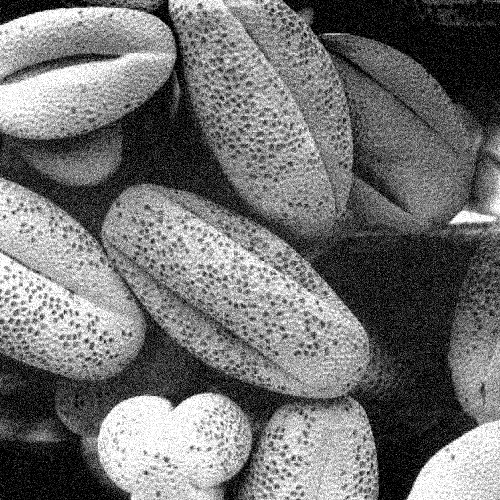
#> input picture Data/q3a.png, 500 x 500 px
$ python Q3a.py
#> lines starting #> are read from the running program, lines starting #| are printed output that depends on the picture; after the words box and inside, x2 and y2 are one past the last pixel; in counts of white or black regions, pixels touching at a corner belong together
#> further down, img is the input picture: shape (500, 500); min 0, max 255, mean 113.3
import cv2
import numpy as np
import math

def getDFT(img): # DFT function
	imgShape = img.shape
#> imgShape = (500, 500)
	imgResult = img.copy()
	for i in range(imgShape[0]):
		for j in range(imgShape[1]):
			imgResult[i,j] = ((-1)**(i+j))*img[i,j]
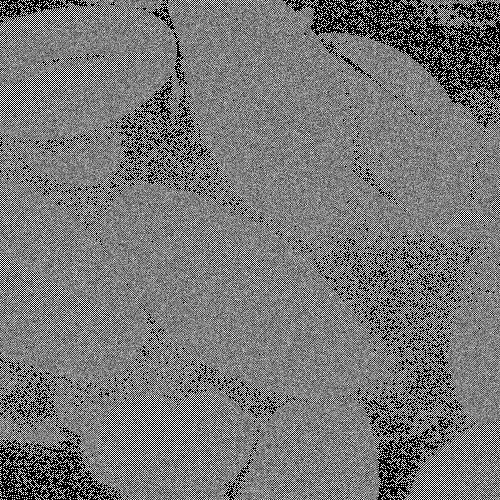
#> imgResult: shape (500, 500); min 0, max 255, mean 119
	return np.fft.fft2(imgResult)

def getLogDFT(img): # DFT + log for getting DFT of image
	imgFFT = getDFT(img)
	imgFFT = np.abs(imgFFT)
	imgLogFFT = logTrans(imgFFT)

	return imgLogFFT

def IDFT(img): # IDFT function
	imgShape = img.shape
	imgResult = img.copy()
	imgIFFT = np.real(np.fft.ifft2(img))
	for i in range(imgShape[0]):
		for j in range(imgShape[1]):
			imgResult[i,j] = ((-1)**(i+j))*imgIFFT[i,j]
	return imgResult.astype("uint8")

def logTrans(img):
	maxVal = np.amax(img) # max value in image
#> maxVal = 29755480
	cTarns = 255.0/np.log(1+maxVal) # scaling factor which sets max value to 255
#> cTarns = 14.82

	imgTrans = cTarns*(np.log(img+1.001)) # log transformation
	imgTrans = imgTrans.astype("uint8") # converting back to image format

	return imgTrans

def smooth(img,kernel):
	imgShape = img.shape
#> imgShape = (500, 500)
	# padding image by zeros
	imgPad = cv2.copyMakeBorder(img,kernel.shape[0]//2,kernel.shape[0]//2,kernel.shape[1]//2,kernel.shape[1]//2,borderType=0)
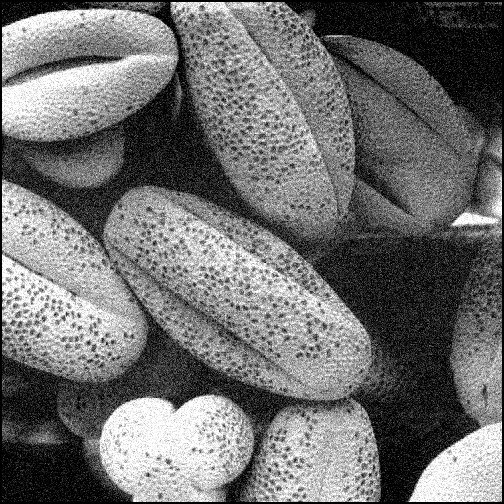
#> imgPad: shape (504, 504); min 0, max 255, mean 111.5
	# padding kernel by zeros to make size as same as padded image
	kernelPad = cv2.copyMakeBorder(kernel,0,imgShape[0]-1,0,imgShape[1]-1,borderType=0)

	# getting DFT of image and kernel
	kernelDFT = getDFT(kernelPad)
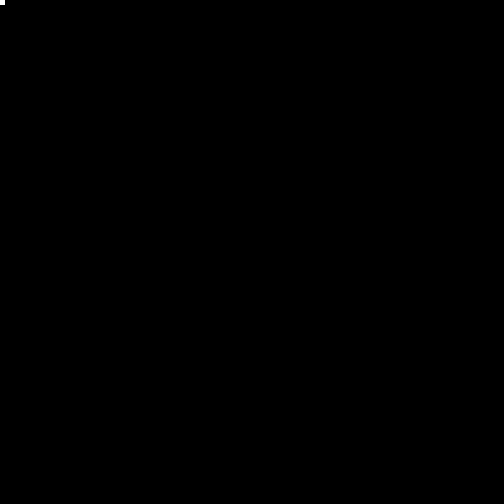
#> kernelPad: shape (504, 504) float64; values 0 (black) and 0.04 (white), 0.01% white; 1 white region, box (x1, y1, x2, y2) and area: (0, 0, 5, 5) 25
	imgDFT = getDFT(imgPad)
#> after the loop in getDFT (call 3), `for i in range(imgShape[0]):`:
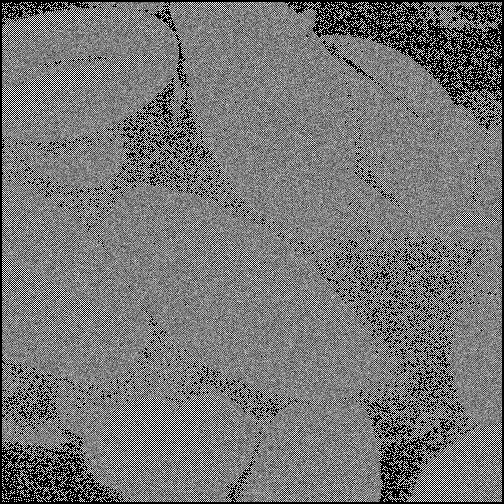
#> imgResult: shape (504, 504); min 0, max 255, mean 117.1

	# multiplying by kernel and retrieving result after IDFT
	resultFFT = imgPad*kernelPad
	result = IDFT(resultFFT)
#> in IDFT, `imgIFFT = np.real(np.fft.ifft2(img))`:
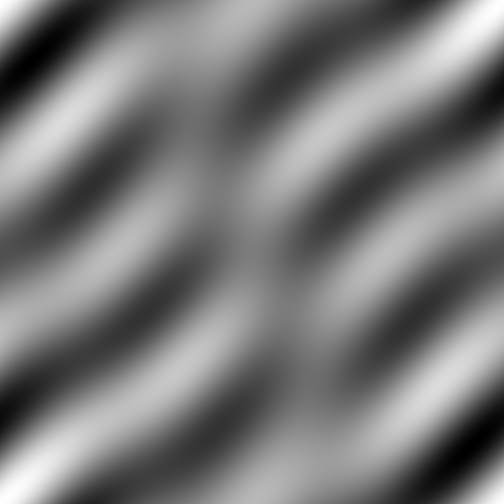
#> imgIFFT: shape (504, 504) float64; min -1.54e-05, max 1.67e-05, mean 8.54e-25; drawn with min black and max white
#> after the loop in IDFT, `for i in range(imgShape[0]):`:
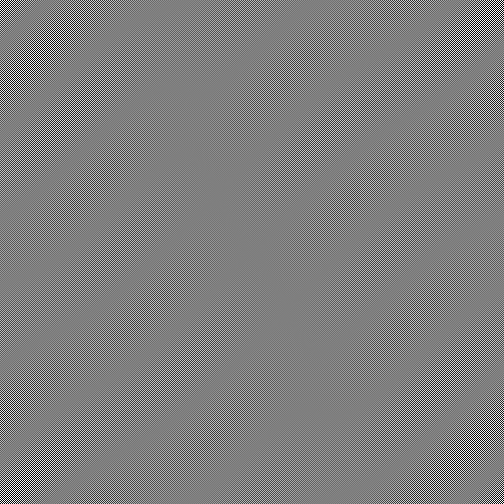
#> imgResult: shape (504, 504) float64; min -1.67e-05, max 1.67e-05, mean 2.27e-25; drawn with min black and max white
#> in IDFT, `return imgResult.astype("uint8")`: returned value: shape (504, 504); every value is 0

	imgKernel = getLogDFT(kernelPad)
#> in logTrans (call 2), `maxVal = np.amax(img)`:
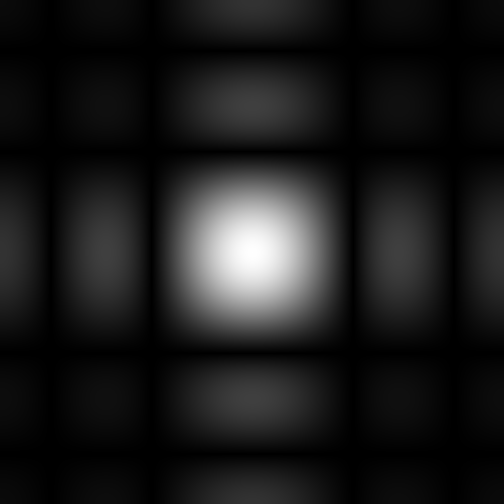
#> img: shape (504, 504) float64; min 4.48e-06, max 1, mean 0.108
	cv2.imwrite('./outputs/q3a_filter.png', imgKernel)

	return result #returning the output


if __name__ == "__main__":
	kernel = np.ones((5,5))/(5*5)
	img = cv2.imread('./Data/q3a.png' , 0)
	r_im = getLogDFT(img)

	cv2.imwrite('./outputs/q3a_fft.png', r_im)

	result = smooth(img,kernel)
	cv2.imwrite('./outputs/q3a_out.png', result)

$ run again, with Data/q2 - global histogram.png copied over Data/q3a.png
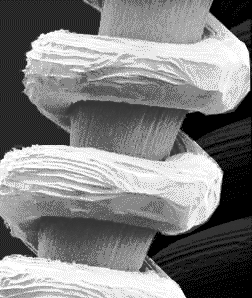
#> input picture Data/q2 - global histogram.png, 252 x 298 px
#> img is the input picture: shape (298, 252); min 0, max 255, mean 128.5
#> after the loop in getDFT, `for i in range(imgShape[0]):`:
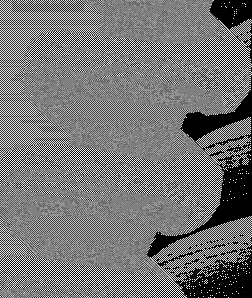
#> imgResult: shape (298, 252); min 0, max 255, mean 116.7
#> maxVal = 8766390
#> cTarns = 15.95
#> kernelPad: shape (302, 256) float64; values 0 (black) and 0.04 (white), 0.03% white; 1 white region, box (x1, y1, x2, y2) and area: (0, 0, 5, 5) 25
#> after the loop in IDFT, `for i in range(imgShape[0]):`:
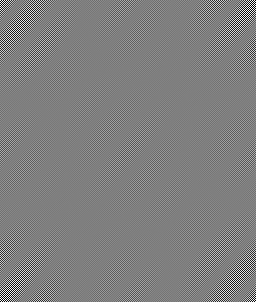
#> imgResult: shape (302, 256) float64; min -0.000176, max 0.000176, mean 4.14e-23; drawn with min black and max white
#> img: shape (302, 256) float64

$ run again, with Data/q2 - local histogram.png copied over Data/q3a.png
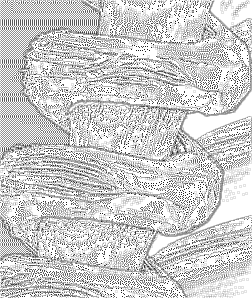
#> input picture Data/q2 - local histogram.png, 252 x 298 px
#> img is the input picture: shape (298, 252); min 28, max 255, mean 204.9
#> after the loop in getDFT, `for i in range(imgShape[0]):`:
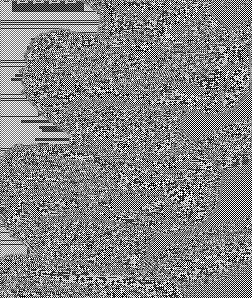
#> imgResult: shape (298, 252); min 1, max 255, mean 131.5
#> maxVal = 9875904
#> cTarns = 15.83
#> kernelPad: shape (302, 256) float64; values 0 (black) and 0.04 (white), 0.03% white; 1 white region, box (x1, y1, x2, y2) and area: (0, 0, 5, 5) 25
#> after the loop in IDFT, `for i in range(imgShape[0]):`:
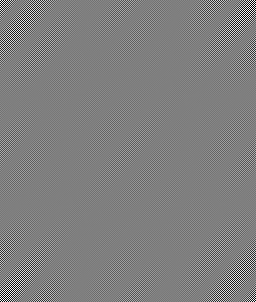
#> imgResult: shape (302, 256) float64; min -0.000995, max 0.000997, mean 5.55e-23; drawn with min black and max white
#> img: shape (302, 256) float64
